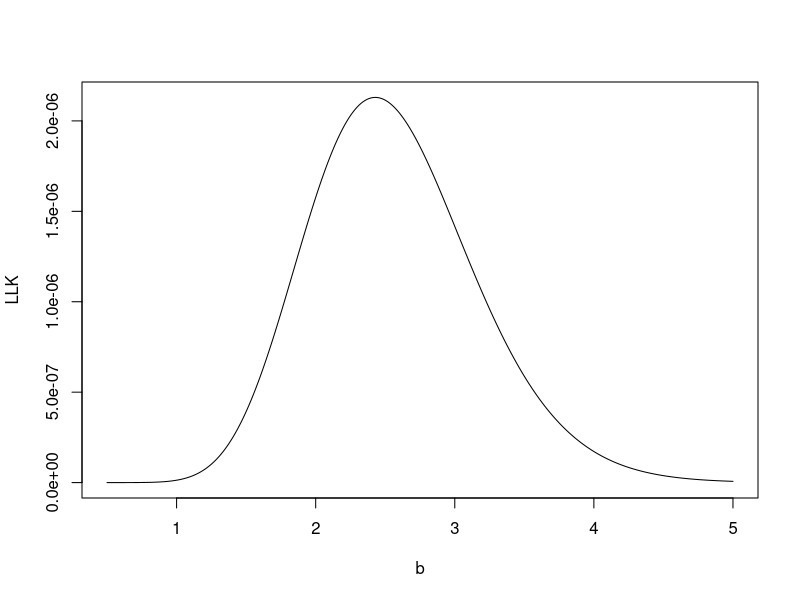

Generate this figure with R:
b = seq(0.5, 5, .01)
LLK = b^(17) * exp(-7 * b) / 69120
plot(b, LLK, type="l")
LK_max = max(LLK)
bmax = which(LLK == LK_max)
print(LK_max)
print(bmax)
MLE = b[bmax]
print(MLE)